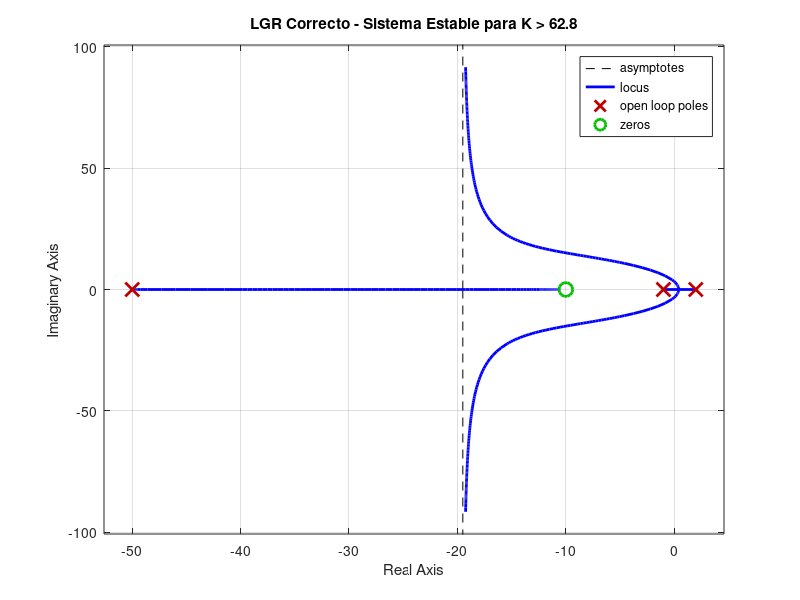

The MATLAB script that drew this image:
clear all; clc; close all;
pkg load control

s = tf('s');
G1 = (s + 10);
G2 = 1 / (s^3 + 49*s^2 - 52*s - 100);

% 4. Calcular la L(s) correcta para el LGR
% L(s) = (G1*G2) / (1+G2)
L = (G1 * G2) / (1 + G2);
L = minreal(L)
% Esto mostrará L(s) = (s+10) / (s^3 + 49s^2 - 52s - 99)

% 5. Graficar el LGR
figure(1);
rlocus(L);
title('LGR Correcto - Sistema Estable para K > 62.8');
grid on;

% 6. Confirmar el cruce y la ganancia (Pregunta 1 y 2)
% Encontramos la ganancia K donde s = j3.285
% * ESTA ES LA LÍNEA CORREGIDA *
w_cruce = 3.285; % Frecuencia de cruce
valor_L_en_cruce = freqresp(L, w_cruce); % Valor de L(jw)
Kc_cruce = 1 / abs(valor_L_en_cruce); % K = 1 / |L(jw)|

printf('--------------------------------------------------\n');
printf('RESULTADOS BASADOS EN LAS FUNCIONES ESCRITAS:\n');
printf('Pregunta 1: Rango de estabilidad K_c > %.2f\n', Kc_cruce);
printf('Pregunta 2: Frecuencia de oscilación: %.3f rad/s\n', w_cruce);

% 7. Calcular Valor Final (Pregunta 3)
Kc = 100;

% Creamos el lazo cerrado G_LC
% G_LC = (Kc*L) / (1 + Kc*L)
G_LC = feedback(Kc * L, 1);

% Usamos dcgain() para encontrar el valor final ante un escalón unitario
valor_final = dcgain(G_LC);
printf('Pregunta 3: Valor final para K_c = 100 es: %.2f\n', valor_final);
printf('--------------------------------------------------\n');
